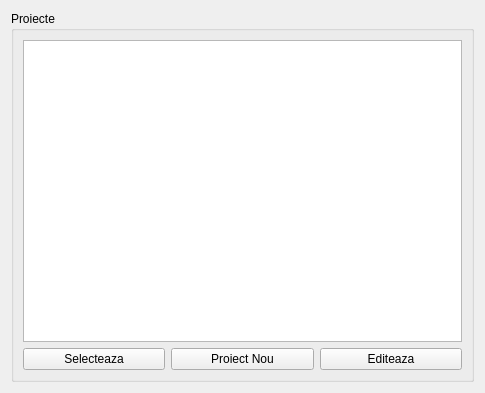
<?xml version="1.0" encoding="UTF-8"?>
<ui version="4.0">
 <class>w_SelectProject</class>
 <widget class="QWidget" name="w_SelectProject">
  <property name="geometry">
   <rect>
    <x>0</x>
    <y>0</y>
    <width>485</width>
    <height>393</height>
   </rect>
  </property>
  <property name="windowTitle">
   <string>Selecteaza Proiect</string>
  </property>
  <layout class="QGridLayout" name="gridLayout">
   <item row="0" column="0">
    <widget class="QGroupBox" name="gb_SelectProject">
     <property name="title">
      <string>Proiecte</string>
     </property>
     <layout class="QGridLayout" name="gridLayout_2">
      <item row="1" column="1">
       <widget class="QPushButton" name="pb_NewProject">
        <property name="text">
         <string>Proiect Nou</string>
        </property>
       </widget>
      </item>
      <item row="1" column="2">
       <widget class="QPushButton" name="pb_Edit">
        <property name="text">
         <string>Editeaza</string>
        </property>
       </widget>
      </item>
      <item row="1" column="0">
       <widget class="QPushButton" name="pb_Select">
        <property name="text">
         <string>Selecteaza</string>
        </property>
       </widget>
      </item>
      <item row="0" column="0" colspan="3">
       <widget class="QTableView" name="tv_Projects">
        <property name="cursor" stdset="0">
         <cursorShape>ArrowCursor</cursorShape>
        </property>
        <property name="mouseTracking">
         <bool>true</bool>
        </property>
        <property name="editTriggers">
         <set>QAbstractItemView::NoEditTriggers</set>
        </property>
        <property name="alternatingRowColors">
         <bool>true</bool>
        </property>
        <property name="selectionMode">
         <enum>QAbstractItemView::SingleSelection</enum>
        </property>
        <property name="selectionBehavior">
         <enum>QAbstractItemView::SelectRows</enum>
        </property>
       </widget>
      </item>
     </layout>
    </widget>
   </item>
  </layout>
 </widget>
 <resources/>
 <connections/>
</ui>
